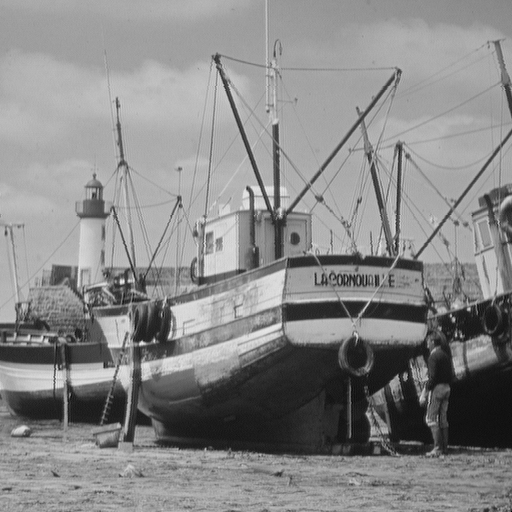
#> input picture Labs/Lab3/img/boat.png, 512 x 512 px
$ jupyter execute lab3.ipynb   (shell and % lines are left out)
#> lines starting #> are read from the running program, lines starting #| are printed output that depends on the picture
# Practical session 3 - Brownian motion, Fourier transform

Students (pair):
- [OUMOUHOU Hicham 1](https://github.com/hichamomh)
- [CHADLI Mohammed Amine 2](https://github.com/MACnCH)

```
conda create --name=lab3 --file=requirement.txt
conda activate lab3
# do not forget to deactivate the environment if needed
# you can remove the environment once you are done
conda env remove --name=lab3
```

## <a name="ex1">Exercise 1: Brownian motion</a>

This first exercise consists in generating a Brownian motion on the closed unit ball $\mathcal{B}(\mathbf{0}, 1) = \{ \mathbf{x} \mid \Vert \mathbf{x} \Vert  \leq 1\}$, focusing first on the 2-D case. The Brownian motion is a random walk with independent, identically distributed Gaussian increments, appearing for instance in thermodynamics and statistical mechanics (to model the evolution of a large particle in a medium composed of a large number of small particles, ...). It is also connected to the diffusion process (Einstein).

Let $N \in \mathbb{N}^*$, $\delta > 0$, and $\mathbf{x} = (x_1, x_2) \in  \mathcal{B}(\mathbf{0}, 1)$. The first $N$ steps of a 2-D discrete-time Brownian motion $W$ can be generated as follows

\begin{align*}
    W_0 &= \mathbf{x}, \\
    %
    (\forall n \in \{1, \dotsc, N-1 \}), \quad W_n &= W_{n−1} + \sqrt{\delta} G_n, \quad G_n \sim \mathcal{N}(\mathbf{0}, \mathbf{I}),
\end{align*}

where $\mathcal{N}(\mathbf{0}, \mathbf{I})$ is a Gaussian distribution with mean $\mathbf{0}$ and identity covariance matrix.

1. Define a random generator `rng`, set to a known state for reproducibility (see session 2).

**Answer:**

[cell 1]
import numpy as np
import matplotlib.pyplot as plt
rng = np.random.RandomState(50)

[cell 2]
rng.normal(0,1,size=(2,))

2. Implement a function `brownian_motion(niter, x, step, rng)` which

    - simulates $W$ until it reaches the boundary of $\mathcal{B}(\mathbf{0}, 1)$, using a maximum of $N$ iterations (`niter`), a starting point $\mathbf{x} \in \mathcal{B}(\mathbf{0}, 1)$ (`x`) and step-size $\delta$ (`step`);
    - interpolates linearly between the two last positions to determine the points $W^*$ where the trajectory crosses the boundary (if applicable);
    - returns both the whole random walk $W$ and, if appropriate, the point at the intersection between the last segment of the trajectory and $\mathcal{B}(\mathbf{0}, 1)$.

> Hint:
> - you can easily derive a closed form expression for $W^*$, observing that $\Vert W^* \Vert^2= 1$ and $W^* \in [W_{n-1}, W_n]$.
> - you can also take a look at [`np.roots`](https://numpy.org/doc/stable/reference/generated/numpy.roots.html?highlight=roots#numpy.roots) if needed.

> Recall of the Linear Interpolation (LERP) for $n$-dimensional vectors:
> - Clearly, $\vec{D}=\alpha \vec{C}$ with $\alpha \in [0, 1]$ and hence $\vec{P}-\vec{B}= \alpha (\vec{A}-\vec{B})$ which is equivalent to $\vec{P}= (1-\alpha) \vec{B} + \alpha \vec{A}$.

**Answer:**

Observing that $\Vert W^* \Vert^2= 1$ and $W^* \in [W_{n-1}, W_n]$. so we have:
$$ x^2 + y^2 = 1 $$
$$ x = \frac{x_n - x_{n-1}}{y_n - y_{n-1}} (y - y_{n-1}) + x_{n-1}$$
So we can get the $y$ coordinate of $W^*$ by solving the equation:
$$ y^2 + (\frac{x_n - x_{n-1}}{y_n - y_{n-1}} (y - y_{n-1}) + x_{n-1})^2 = 1 $$

[cell 3]
def point_intersection(W):
    """Finds the intersection of the line between the last two points in W and the boundary of the unit sphere.
    Args:
        W: list of points
    Returns:
        x,y: coordinates of the intersection point
    """
    alpha = (W[-1][0] - W[-2][0]) / (W[-1][1] - W[-2][1])
    c = W[-2][0]-W[-2][1]*alpha
    P = [alpha**2+1, 2*alpha*c, c**2-1]
    y = np.roots(P)
    x = c+y*alpha

    for i in range(len(x)):
        if  min(W[-2][0],W[-1][0])<=x[i]<=max(W[-2][0],W[-1][0]) and min(W[-2][1],W[-1][1])<=y[i]<=max(W[-2][1],W[-1][1]):
            return(x[i],y[i])

[cell 4]
def brownian_motion(niter, x, step, rng):
    """Simulates a Brownian motion starting at x.
    Args:
        niter: number of iterations
        x: starting point
        step: step size
        rng: random number generator
    Returns:
        W: list of points

    """
    W  = [x]
    for i in range(niter):
        if np.sum(np.array(W[-1])**2) > 1:
            return(np.array(W))
        next_x = W[-1] + np.sqrt(step) * rng.normal(0,1,size=(len(x),))
        W.append(next_x)

    return(np.array(W))

[cell 5]
niter = 1000
step = 0.08
x = np.array([0,0])
W  = brownian_motion(niter, x, step, rng)

[cell 6]
W_star= point_intersection(W)
print(np.sum(np.array(W_star)**2))
print(W_star)

3. Diplay the trajectory of a Brownian motion starting from $\mathbf{x} = (0.2, 0.4)$, using $\delta = 10^{-2}$, $N = 1000$. Display the unit circle on the same figure, and highlight the intersection with the boundary of the domain (whenever it exists).

> Hint: to draw the unit disk, you can use for instance:
> ```python
> circle = plt.Circle((0,0), 1)
> fig, ax = plt.subplots()
> plt.xlim(-1.25,1.25)
> plt.ylim(-1.25,1.25)
> plt.grid(linestyle = "--", zorder = 1)
> ax.set_aspect(1)
> ax.add_artist(circle)
> ```

**Answer:**

[cell 7]
circle = plt.Circle((0,0), 1,color="yellow")
fig, ax = plt.subplots()
plt.xlim(-1.25,1.25)
plt.ylim(-1.25,1.25)
plt.grid(linestyle = "--", zorder = 1)
ax.set_aspect(1)
ax.add_artist(circle)

niter = 1000
step = 0.01
x = np.array([0.2,0.4])
W  = brownian_motion(niter, x, step, rng)
(x_inter,y_inter) = point_intersection(W)
plt.plot(W[:,0],W[:,1])
plt.scatter(x_inter,y_inter, color="red", zorder = 2)

4. Represent, on the same figure, 4 other trajectories of $W$ with the same parameters.

**Answer:**

[cell 8]
circle = plt.Circle((0,0), 1,color="yellow")
fig, ax = plt.subplots()
plt.xlim(-1.25,1.25)
plt.ylim(-1.25,1.25)
plt.grid(linestyle = "--", zorder = 1)
ax.set_aspect(1)
ax.add_artist(circle)

niter = 1000
step = 0.01
x = np.array([0.2,0.4])

for i in range(4):
    W  = brownian_motion(niter, x, step, rng)
    (x_inter,y_inter) = point_intersection(W)
    plt.plot(W[:,0],W[:,1])
    plt.scatter(x_inter,y_inter, color="red", zorder = 2)

5. [Bonus] Generalize the procedure to a $M$-dimensional Brownian motion, $M > 2$.

**Answer:**

The point of intersection between the line defind by the two points $A$ and $B$ and the sphere is  : $$\vec{P}= (1-\alpha) \vec{B} + \alpha \vec{A} $$
where :
$$ \vec{P}-\vec{B}= \alpha (\vec{A}-\vec{B})$$

To find this $\alpha$ we can bring this problem in the space defind by the two points $A$ and $B$ and the origin $O$ (because $\alpha$ do not depend on the dimension) and then use the same methods as in the 2D case.

[cell 9]
def point_intersection_n(W):

    """Finds the intersection of the line between the last two points in W and the boundary of the unit sphere.
    Args:
        W: list of points
    Returns:
        X: vecteur present the coordinates of the intersection point

    """
    distance = np.sqrt(np.sum((W[-1]-W[-2])**2))
    norm_W1 = np.sqrt(np.sum(W[-1]**2))
    norm_W2 = np.sqrt(np.sum(W[-2]**2))
    first_point = np.array([norm_W2,0])

    x = (norm_W1**2-norm_W2**2-distance**2)/(2*norm_W2)
    y = np.sqrt(distance**2-x**2)


    second_point = np.array([norm_W2+x,y])

    third_point = point_intersection([first_point,second_point])

    alpha = np.abs(np.sqrt(np.sum((third_point-first_point)**2)/np.sum
    ((second_point-first_point)**2)))

    return(alpha*W[-1]+(1-alpha)*W[-2])

[cell 10]
# Création de la figure en 3D
fig = plt.figure()
ax = fig.add_subplot(111, projection='3d')
# Tracé du cercle en 3D
u = np.linspace(0, 2 * np.pi, 100)
v = np.linspace(0, np.pi, 100)
x_circle = np.outer(np.cos(u), np.sin(v))
y_circle = np.outer(np.sin(u), np.sin(v))
z_circle = np.outer(np.ones(np.size(u)), np.cos(v))
ax.plot_surface(x_circle, y_circle, z_circle, color='yellow', alpha=0.4)

for i in range(4):
    x = [0.2,0.2,0.6]
    step = 0.01
    N = 1000
    W = brownian_motion(N, x, step, rng)
    x,y,z = point_intersection_n(W)

    # Tracé de la trajectoire en 3D
    ax.plot(W[:, 0], W[:, 1], W[:, 2], linewidth=1)

    # Marquage du point d'intersection en 3D
    ax.scatter(x, y, z, color='red', s=90)

    # Réglages de l'axe
    ax.set_xlim(-1.25, 1.25)
    ax.set_ylim(-1.25, 1.25)
    ax.set_zlim(-1.25, 1.25)
    ax.set_xlabel('X')
    ax.set_ylabel('Y')
    ax.set_zlabel('Z')

---
## <a name="ex2">Exercise 2: 2D Fourier transform, ideal low-pass filter and linear convolution</a>

In this exercise, we explore the use of the 2-dimensional Fourier transform to filter an image, and convolve it with a blurring kernel.

1\. Load and display one of the images contained in the `img/` folder. The image will be denoted by $\mathbf{X} \in \mathbb{R}^{M_1 \times N_1}$ in the rest of this exercise.

**Answer:**

[cell 11]
from PIL import Image
image = Image.open("img/boat.png")
#> image is the input picture: PIL image 512x512 P; min 0, max 239, mean 136.1
plt.imshow(image)
plt.axis('on')  # Hide axis
plt.show()

2\. Let $\mathcal{F}$ denote the 2D discrete Fourier transform. Compute $|\mathcal{F}(\mathbf{X})|^2$, the spectrum of the image $\mathbf{X} \in \mathbb{R}^{M_1 \times N_1}$ (i.e., the term-wise squared absolute value of its Fourier transform) loaded in 1. Display the result in logarithmic scale.

a) In this representation, where is the pixel of the spectrum associated with the null frequency located?

b) Take a look at the documentation of `np.fft.fftshift`. Use it to ensure that the null frequency is located at the center of the image.

**Answer:**

[cell 12]
import scipy.fft
X = np.array(image) #Image transformed into  numpy array
fourier_transform = scipy.fft.fft2(X)
magnitude_spectrum = np.abs(fourier_transform)**2
plt.subplot(121), plt.imshow(X, cmap='gray')
plt.title('Original Image')
plt.subplot(122), plt.imshow(np.log(magnitude_spectrum), cmap='gray')
plt.title('Magnitude Spectrum')
plt.show()
#> figure, not shown here; palette indices are drawn, not the picture's colours

2-a The pixel of the spectrum associated with the null frequency is located in borders of the image

[cell 13]
# Shift the zero frequency component to the center
fourier_transform_shifted = scipy.fft.fftshift(fourier_transform)
magnitude_spectrum = np.abs(fourier_transform_shifted)**2
plt.subplot(121), plt.imshow(X, cmap='gray')
plt.title('Original Image')
plt.subplot(122), plt.imshow(np.log(magnitude_spectrum), cmap='gray')
plt.title('Magnitude Spectrum shifted')
plt.show()
#> figure, not shown here; palette indices are drawn, not the picture's colours

2-b The pixel of the spectrum associated with the null frequency is located in the center of the picture magnitude spectrum

3\.
    a) Create a function `ideal_lowpass_filter` to filter $\mathbf{X}$ by an ideal low-pass filter. The filter preserves Fourier coefficients associated to frequencies below a cutoff specified in each direction ($\mathbf{f}_c = (f_{c,y}, f_{c,x})$), and sets others to zero. For simplicity, $f_{c,y}$ and $f_{c,x}$ can be expressed as a number of samples to be kept along each dimension (e.g., $\mathbf{f}_c = (50,50)$).

b) Display the filtered image for 2 different values of $\mathbf{f}_c$. What do you observe as the cutoff frequencies increase?

> Warning: beware the type of the array after `np.fft.fft2`, do not hesitate to specify the type if you make copies from this array
> ```python
> a = np.zeros((2,2), dtype=np.complex)
> ...
> ```

**Answer:**

[cell 14]
def ideal_lowpass_filter(X, fc):
    """
    Applies an ideal low-pass filter to the input image X.
    Args:
        X: input image
        fc: cut-off frequency
    Returns:
        filtered_image: output image
    """
#> called with fc = (50, 50)

    # Perform 2D Fourier transform on the input image
    f_transform = np.fft.fft2(X)

    # Shift the zero frequency component to the center
    f_transform_shifted = np.fft.fftshift(f_transform)

    # Get the shape of the image and the center coordinates
    rows, cols = X.shape
#> rows = 512; cols = 512
    center_y, center_x = rows // 2, cols // 2
#> center_y = 256; center_x = 256

    # Create a mask for the ideal low-pass filter
    mask = np.zeros_like(X)
    fcy, fcx = fc
    mask[center_y - fcy:center_y + fcy, center_x - fcx:center_x + fcx] = 1.0

    # Apply the mask to the Fourier transform
    filtered_f_transform = f_transform_shifted * mask

    # Shift the zero frequency component back to the corner
    filtered_f_transform_shifted = np.fft.ifftshift(filtered_f_transform)

    # Inverse Fourier transform to get the filtered image
    filtered_image = np.fft.ifft2(filtered_f_transform_shifted)

    # Take the real part of the result
    filtered_image = np.abs(filtered_image)
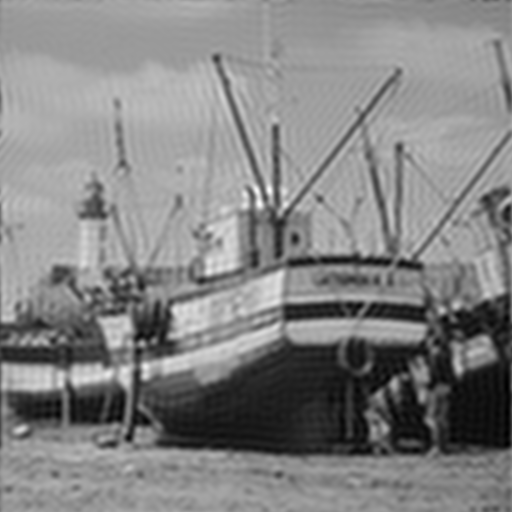
#> filtered_image: shape (512, 512) float64; min 2.07, max 261.8, mean 136.1; drawn with min black and max white
    return filtered_image


Result = ideal_lowpass_filter(X,(50,50))
plt.imshow(Result, cmap='gray')

[cell 15]
cut_off = [(10,10),(40,40),(70,70),(200,200)]
num_images = len(cut_off)
axis = plt.subplots(1,num_images+1,figsize=(20,20))[1]
#show the original image
axis[0].imshow(X, cmap='gray')
axis[0].set_title("original image")
for x in cut_off:
    Result = ideal_lowpass_filter(X,x)
    axis[cut_off.index(x)+1].imshow(Result, cmap='gray')
    axis[cut_off.index(x)+1].set_title("Cut-off frequency : "+str(x))
#> this loop made 4 passes
#> pass 1, in ideal_lowpass_filter (call 2), `filtered_image = np.abs(filtered_image)`:
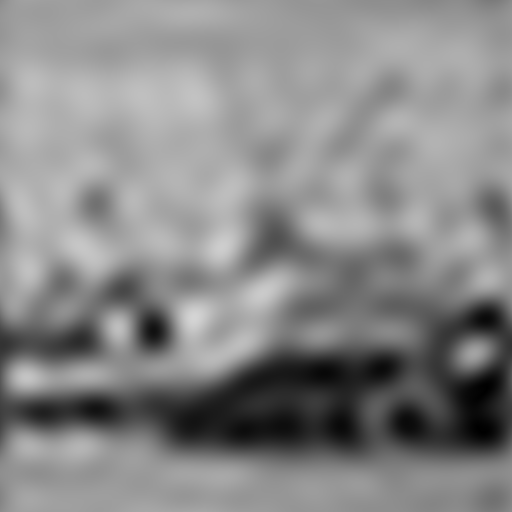
#> filtered_image: shape (512, 512) float64; min 0.337, max 212.8, mean 136.2
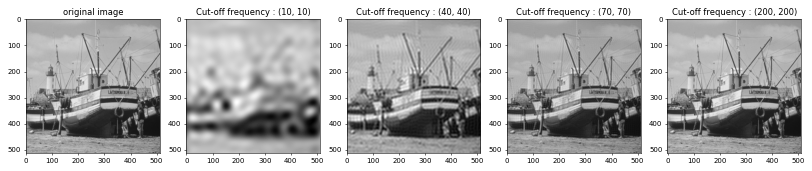
#> figure drawn by matplotlib, 5 panels; palette indices are drawn, not the picture's colours

2-b As the cutoff frequency increases the image seems to be much clearer

4\. Let $\mathbf{H} \in \mathbb{R}^{M_2\times N_2}$ be a 2-D Gaussian kernel, obtained as the outer product of two 1-D Gaussian windows $\mathbf{w}_y \in \mathbb{R}^{M_2}$ and $\mathbf{w}_x \in \mathbb{R}^{N_2}$, of standard deviation $\sigma_y = 10$ and $\sigma_x = 10$, respectively:

\begin{equation}
    \mathbf{H} = \mathbf{w}_y \mathbf{w}_x^T.
\end{equation}

Let $M = M_1+M_2-1$ and $N =  N_1+N_2-1$. From the discrete convolution theorem, the linear convolution between $\mathbf{H}$ and $\mathbf{X}$ can be computed as follows

\begin{equation}
    \mathbf{X} \star \mathbf{H} = \mathcal{F}^{-1} \Big( \mathcal{F}\big(P_1(\mathbf{X})\big) \odot \mathcal{F}\big(P_2(\mathbf{H})\big) \Big) \in \mathbb{R}^{M\times N},
\end{equation}

where $P_i: \mathbb{R}^{M_i \times N_i} \rightarrow \mathbb{R}^{M \times N}$, $i \in \{1, 2\}$, are 0-padding operators, $\odot$ is the Hadamard (= term-wise) product, $\mathcal{F}^{-1}$ is the 2D discrete inverse Fourier transform.

Compute and display $\mathbf{X} \star \mathbf{H}$, for $M_2 = N_2 = 10$. What do you observe?

> Hint:
> - the usual 0-padding procedure in image space consists in appending trailing zeros. For instance (in 1D), 0-padding a vector $\mathbf{x} \in \mathbb{R}^N_1$ to the size $N>N_1$ corresponds to creating the vector
\begin{bmatrix}
\mathbf{x} \\
\mathbf{0}_{N-N_1}
\end{bmatrix}
> - since the input images are real, $\mathcal{F}(\mathbf{x})$ and $\mathcal{F}(\mathbf{h})$ are Hermitian symmetric. In this case, a more efficient version of `np.fft.fft2` can be used, computing only quarter of the Fourier coefficients (half of the Fourier coefficients in each direction): [`np.fft.rfft2`](https://numpy.org/doc/stable/reference/generated/numpy.fft.rfft2.html?highlight=rfft#numpy.fft.rfft2). Its inverse, [`np.fft.irfft2`](https://numpy.org/doc/stable/reference/generated/numpy.fft.irfft2.html#numpy.fft.irfft2), also ensures that the output is real;
> - the 2D Gaussian window can be generated as the outer product of two 1D Gaussian windows (one window for each dimension);
> - you can take a look at [scipy.signal.windows.gaussian](https://docs.scipy.org/doc/scipy/reference/generated/scipy.signal.windows.gaussian.html#scipy.signal.windows.gaussian) and [np.newaxis](https://numpy.org/doc/stable/reference/constants.html?highlight=newaxis#numpy.newaxis) (or `np.reshape` or built-in `np.outer`).

**Answer:**

[cell 16]
M2,N2 = 10,10
M1,N1 = X.shape
#> M1 = 512; N1 = 512

# Define the standard deviation (sigma) and the window size
sigma = 10
window_size = 10

# Create a 1D Gaussian window
x = np.linspace(-window_size // 2, window_size // 2, window_size)

W_x =np.array(np.exp(-x**2 / (2 * sigma**2)) / (sigma * np.sqrt(2 * np.pi))).reshape(window_size,1)
W_y = np.array(np.exp(-x**2 / (2 * sigma**2)) / (sigma * np.sqrt(2 * np.pi))).reshape(window_size,1)

H = W_x @ W_y.T
# 2D Gaussian window
plt.imshow(H, cmap='gray')
plt.title("Gaussian window H")
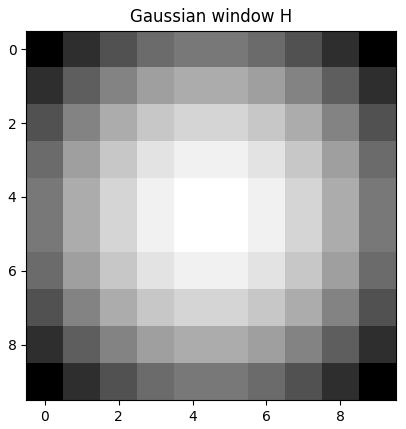
#> figure drawn by matplotlib, 1 panel

[cell 17]
def padding(X,M,N):
    X_padded = np.zeros((M,N))
    X_padded[:X.shape[0],:X.shape[1]] = X
    return(X_padded)

plt.figure(figsize=(5,5))
axis = plt.subplot(1,2,1)
exemple = np.array([[1,2,3],[4,5,6],[7,8,9]])
axis.imshow(exemple, cmap='gray')
axis.set_title("Original image")
axis = plt.subplot(1,2,2)
exemple_padded = padding(exemple,5,5)
axis.imshow(exemple_padded, cmap='gray')
axis.set_title("Padded image")
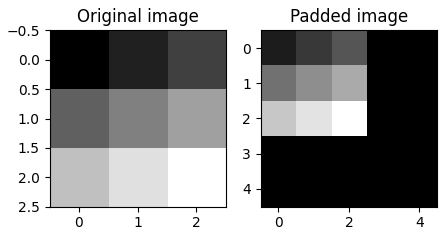
#> figure drawn by matplotlib, 2 panels

[cell 18]
X_padded = padding(X,M1+M2-1,N1+N2-1)
#> call 2 of padding, with M = 521, N = 521
#> in padding (call 2), `X_padded[:X.shape[0],:X.shape[1]] = X`:
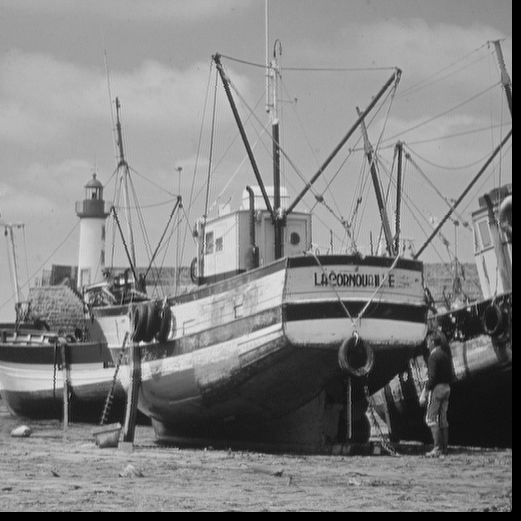
#> X_padded: shape (521, 521) float64; min 0, max 239, mean 131.5
H_padded = padding(H,M1+M2-1,N1+N2-1)
plt.figure(figsize=(5,5))
axis = plt.subplot(1,2,1)
axis.imshow(X_padded, cmap='gray')
axis.set_title("padded X")
axis = plt.subplot(1,2,2)
axis.imshow(H_padded, cmap='gray')
axis.set_title("Padded H")
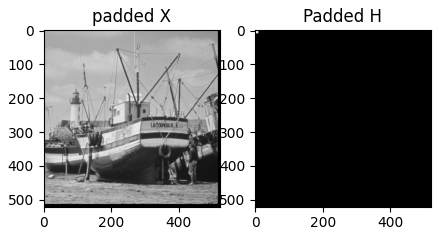
#> figure drawn by matplotlib, 2 panels

[cell 19]
plt.figure(figsize=(10,10))
axis = plt.subplot(1,3,1)
X_f = np.fft.fft2(X_padded)
X_f_shifted = np.fft.fftshift(X_f)
X_f_shifted = np.abs(X_f_shifted)**2
axis.imshow(np.log(X_f_shifted), cmap='gray')
axis.set_title("FFT of the padded X")

axis = plt.subplot(1,3,2)
H_f = np.fft.fft2(H_padded)
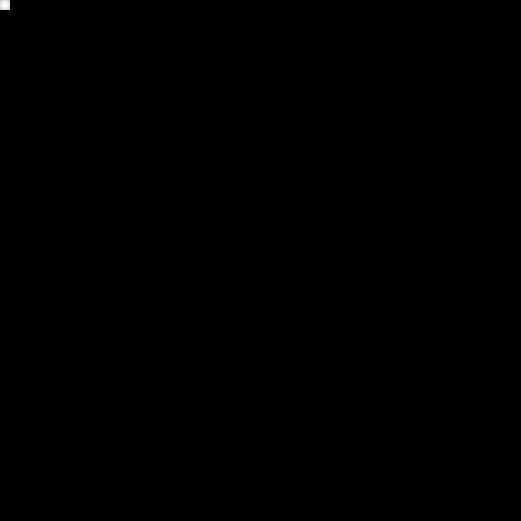
#> H_padded: shape (521, 521) float64; min 0, max 0.00159, mean 5.31e-07; drawn with min black and max white
H_f_shifted = np.fft.fftshift(H_f)
H_f_shifted = np.abs(H_f_shifted)**2
axis.imshow(np.log(H_f_shifted), cmap='gray')
axis.set_title("FFT of the padded H")

conv_X_H = np.fft.irfft2(np.fft.rfft2(X_padded)*np.fft.rfft2(H_padded))
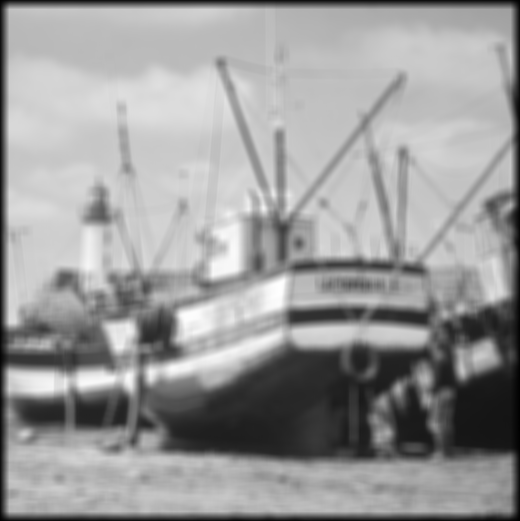
#> conv_X_H: shape (521, 520) float64; min -7.79e-05, max 31.34, mean 19; drawn with min black and max white
axis = plt.subplot(1,3,3)
axis.imshow(conv_X_H, cmap='gray')
axis.set_title("Convolution of X and H")
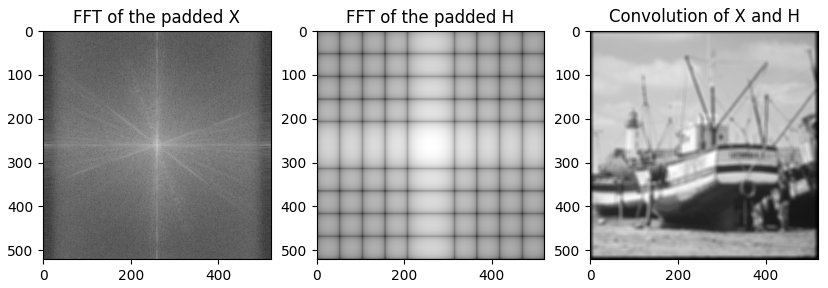
#> figure drawn by matplotlib, 3 panels
